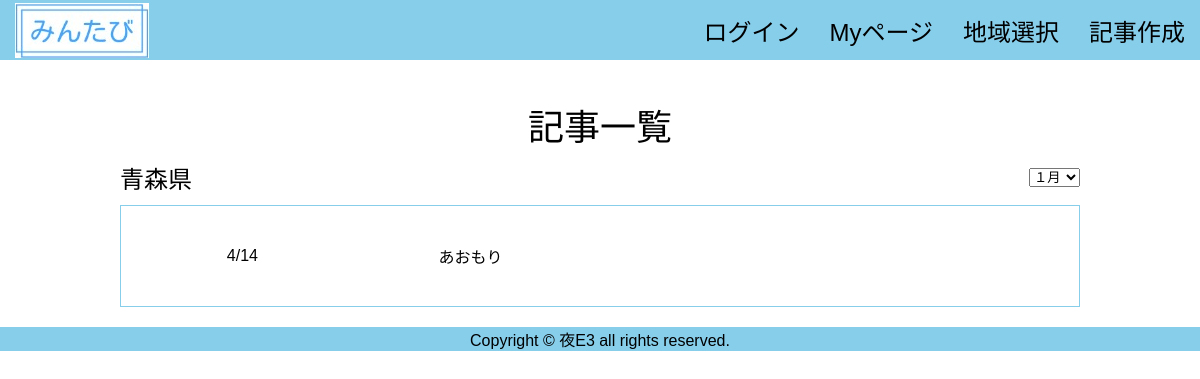
The app's page /thread/2 with its own data.
### tables this page shows
CREATE TABLE "Prefecture" (
	"No"	INTEGER,
	"area"	TEXT,
	PRIMARY KEY("No" AUTOINCREMENT)
);

CREATE TABLE "page" (
	"ID"	INTEGER PRIMARY KEY AUTOINCREMENT,
	"userID"	INTEGER,
	"editPASS"	TEXT,
	"title"	TEXT,
	"prefectures"	INTEGER,
	"month"	INTEGER,
	"date"	INTEGER,
	"flag"	INTEGER,
	"period"	TEXT
);

### app.py (the view)
@app.route('/thread/<int:areaid>', methods=["GET"])
def thread(areaid):
    conn = sqlite3.connect('flaskapp.db')
    c = conn.cursor()
    c.execute("select area from Prefecture where No=?", (areaid,))
    area = c.fetchone()
    c.execute(
        "select month, date, title from page where flag=0 and prefectures=?", (areaid,))
    page = []
    for row in c.fetchall():
        page.append({"month": row[0], "date": row[1], "title": row[2]})
    c.close()
    print(area)
    print(page)
    return render_template('thread.html', page=page, area=area)

### templates/thread.html (shortened to what this page needs)
<!DOCTYPE html>
{% extends 'base.html' %}
{% block content %}
    <div class="title">記事一覧</div>
    <div class="thread_box">
      <div class="area"><p>{{area[0]}}</p></div>
      <div class="month">
        <form action="#" method="post">
          <select name="month">
            <option value="1">１月</option>
          </select>
        </form>
      </div>
    </div>
   {% for item in page %}
   <div class="thread_box2">
     <div class="item1">{{item["month"]}}/{{item["date"]}}</div>
     <div class="item2">{{item["title"]}}</div>
   </div>
   {% endfor %}
{% endblock %}

### static/css/style.css (style rules this page uses)
html { overflow-y: scroll; }
body, h1, h2, h3, h4, h5, p, ul, ol, li, dl, dt, dd { margin: 0px; padding: 0px; }
body { font-family: "Noto Sans Japanese", "ヒラギノ角ゴ Pro W3", "Hiragino Kaku Gothic Pro", "ヒラギノ角ゴ ProN W3", "Hiragino Kaku Gothic ProN", "游ゴシック", YuGothic, "メイリオ", "Meiryo", "HGPｺﾞｼｯｸM", "Osaka", "ＭＳ Ｐゴシック", sans-serif, Century Gothic, Arial; }
.title { display: flex; justify-content: center; align-items: flex-end; font-size: 36px; height: 150px; }
.thread_box { display: flex; justify-content: space-between; font-size: 24px; margin: 10px 10%; }
.thread_box2 { display: flex; justify-content: flex-start; align-items: center; height: 100px; border: 1px solid skyblue; margin: 10px 10%; }
.item1 { width: 10%; padding: 10px; margin: 10%; }
.item2 { padding: 10px; text-align: left; }

### records on screen
Prefecture: area "青森県"
page: month "4", date "14", title "あおもり"
